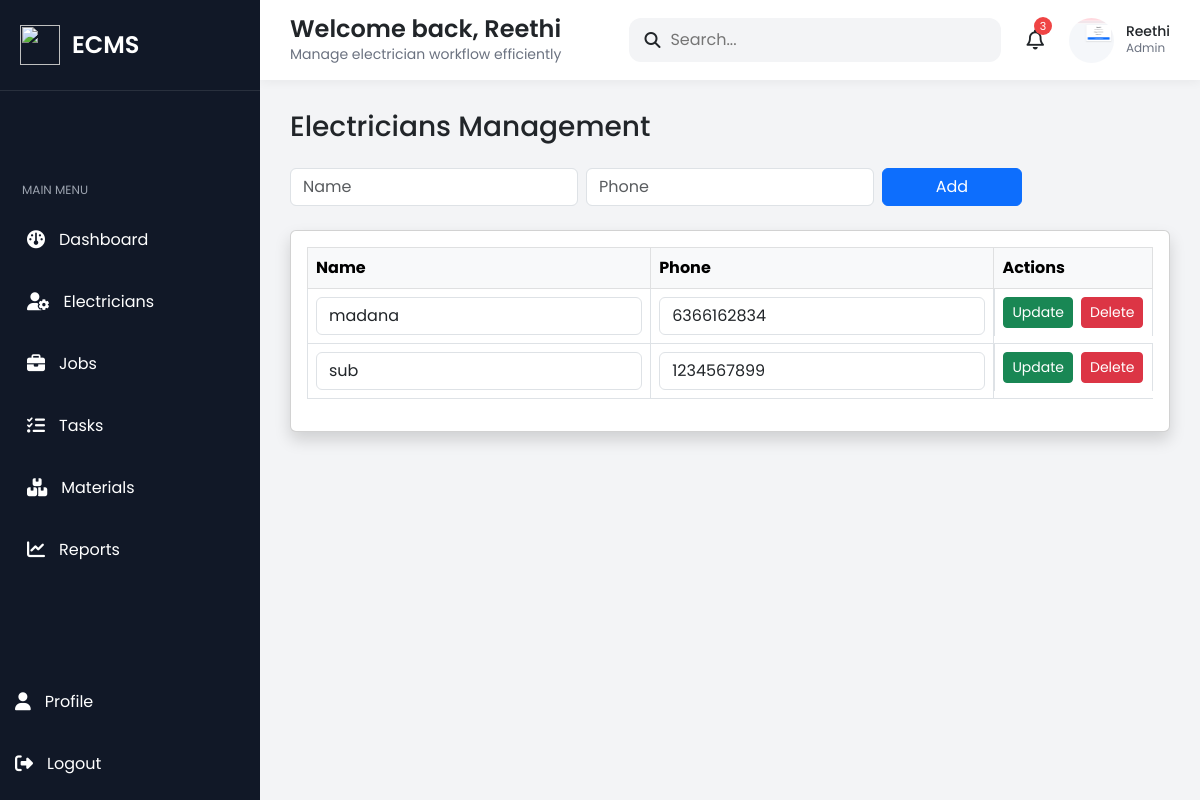
Page /electricians/ (signed in) on the earlier database version.
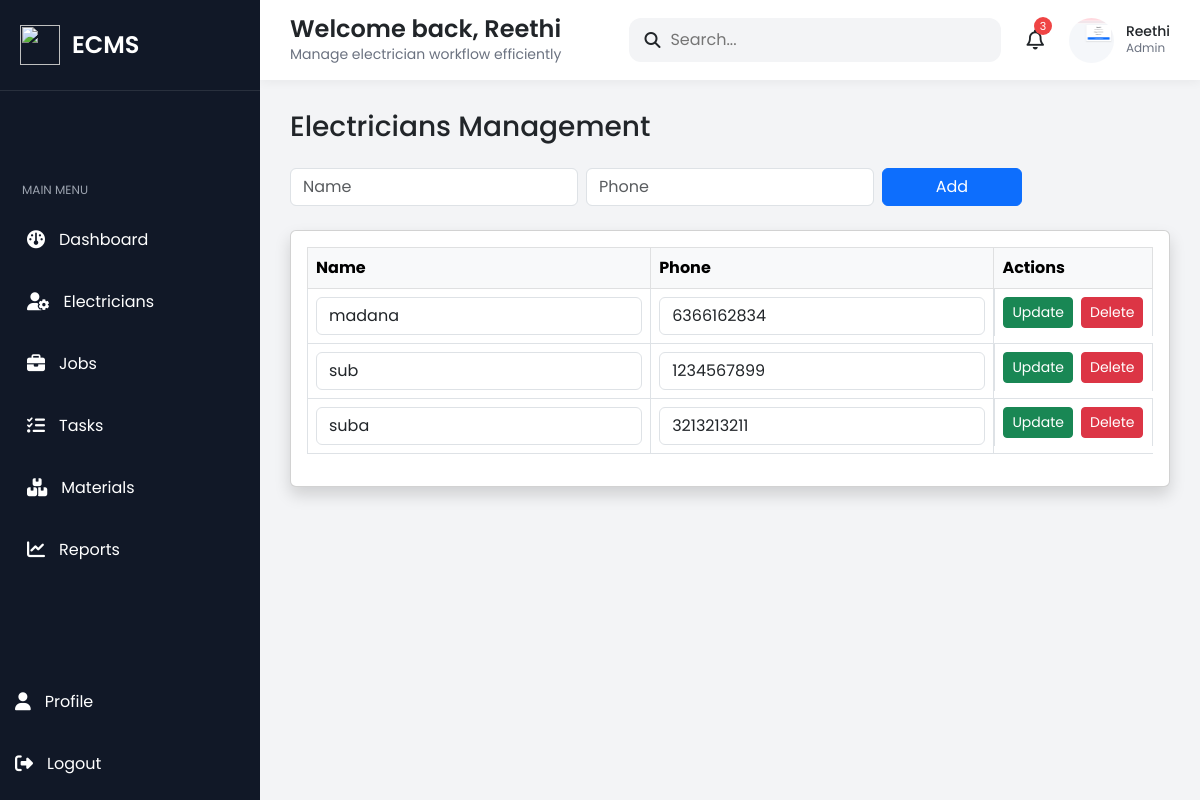
Same page on the later database version.
### core/models.py (models this page shows, shortened)
class Electrician(models.Model):
    name = models.CharField(max_length=100)
    phone = models.CharField(max_length=15)

### core/views.py (the view, shortened to what this page needs)
# urls.py: path('electricians/', views.electricians),
def electricians(request):
    if check_login(request):
        return check_login(request)
    if not is_admin(request):
        return redirect('/dashboard/')
    search = request.GET.get('search')
    if search:
        electricians_list = Electrician.objects.filter(
            name__icontains=search
        )
    else:
        electricians_list = Electrician.objects.all()
    return render(request, 'electricians.html', {
        'electricians': electricians_list
    })

### core/views.py (called while the page is built)
def is_admin(request):
    return request.session.get('role') == "Admin"

def check_login(request):
    if not request.session.get('user_id'):
        return redirect('/login/')

### templates/electricians.html (shortened to what this page needs)
{% extends 'base.html' %}
{% block content %}
<h3 class="mb-4">Electricians Management</h3>
{% if request.session.role == "Admin" %}
<form method="POST" class="row g-2 mb-4">
<div class="col-md-4">
<input name="name" class="form-control" placeholder="Name" required>
</div>
<div class="col-md-4">
<input name="phone" class="form-control" placeholder="Phone" required>
</div>
<div class="col-md-2">
<button type="submit" class="btn btn-primary w-100">Add</button>
</div>
</form>
{% endif %}
<div class="card p-3 shadow">
<table class="table table-bordered align-middle">
<tr class="table-light">
<th>Name</th>
<th>Phone</th>
{% if request.session.role == "Admin" %}
<th>Actions</th>
{% endif %}
</tr>
{% for e in electricians %}
<form method="POST">
<tr>
<td>
<input name="name" value="{{ e.name }}" class="form-control">
</td>
<td>
<input name="phone" value="{{ e.phone }}" class="form-control">
</td>
{% if request.session.role == "Admin" %}
<td class="d-flex gap-2">
<button type="submit" class="btn btn-success btn-sm">Update</button>
<a href="/delete-electrician/{{ e.id }}/"
   class="btn btn-danger btn-sm"
   onclick="return confirm('Delete this electrician?')">
Delete
</a>
</td>
{% endif %}
</tr>
</form>
{% endfor %}
</table>
</div>
{% endblock %}

### templates/base.html (shortened to what this page needs)
{% load static %}
<!DOCTYPE html>
<html lang="en">
<head>
<link href="https://cdn.jsdelivr.net/npm/bootstrap@5.3.0/dist/css/bootstrap.min.css" rel="stylesheet">
<link rel="stylesheet"
href="https://cdnjs.cloudflare.com/ajax/libs/font-awesome/6.5.1/css/all.min.css"/>
<link rel="stylesheet" href="{% static 'css/style.css' %}">
</head>
<body>
<div class="wrapper">
    <aside class="sidebar" id="sidebar">
        <div class="sidebar-top">
            <div class="logo-area">
                <img src="{% static 'images/logo.png' %}" class="logo">
                <h4>ECMS</h4>
            </div>
        </div>
        <div class="menu-section">
            <p class="menu-title">MAIN MENU</p>
            {% if request.session.role == "Admin" %}
            <a href="/dashboard/" class="menu-link">
                <i class="fa-solid fa-gauge"></i>
                <span>Dashboard</span>
            </a>
            <a href="/electricians/" class="menu-link">
                <i class="fa-solid fa-user-gear"></i>
                <span>Electricians</span>
            </a>
            <a href="/jobs/" class="menu-link">
                <i class="fa-solid fa-briefcase"></i>
                <span>Jobs</span>
            </a>
            <a href="/tasks/" class="menu-link">
                <i class="fa-solid fa-list-check"></i>
                <span>Tasks</span>
            </a>
            <a href="/materials/" class="menu-link">
                <i class="fa-solid fa-boxes-stacked"></i>
                <span>Materials</span>
            </a>
            <a href="/reports/" class="menu-link">
                <i class="fa-solid fa-chart-line"></i>
                <span>Reports</span>
            </a>
            {% elif request.session.role == "Electrician" %}
            <a href="/tasks/" class="menu-link">
                <i class="fa-solid fa-list-check"></i>
                <span>My Tasks</span>
            </a>
            {% endif %}
        </div>
        <div class="sidebar-bottom">
            <a href="/profile/" class="menu-link">
                <i class="fa-solid fa-user"></i>
                <span>Profile</span>
            </a>
            <a href="/logout/" class="menu-link logout-link">
                <i class="fa-solid fa-right-from-bracket"></i>
                <span>Logout</span>
            </a>
        </div>
    </aside>
    <main class="main-content">
        <div class="topbar">
            <div class="left-topbar">
                <div>
                    <h4 class="page-title">
                        Welcome back, {{ request.session.name }}
                    </h4>
                    <p class="page-subtitle">
                        Manage electrician workflow efficiently
                    </p>
                </div>
            </div>
            <div class="right-topbar">
                <div class="search-box d-none d-md-flex">
                    <i class="fa-solid fa-magnifying-glass"></i>
                    <input type="text" placeholder="Search...">
                </div>
                <div class="notification-box">
                    <i class="fa-regular fa-bell"></i>
                    <span class="notification-count">3</span>
                </div>
                <div class="profile-box">
                    <img src="{% static 'images/profile.png' %}"
                         class="profile-img">
                    <div class="profile-info d-none d-md-block">
                        <h6>{{ request.session.name }}</h6>
                        <p>{{ request.session.role }}</p>
                    </div>
                </div>
            </div>
        </div>
        <div class="content-area">
            {% block content %}
            {% endblock %}
        </div>
    </main>
</div>
</body>
</html>

### static/css/style.css (style rules this page uses)
* { margin:0; padding:0; box-sizing:border-box; }
body { font-family:'Poppins',sans-serif; background:#f3f4f6; }
.wrapper { display:flex; min-height:100vh; }
.sidebar { width:260px; background:#111827; color:white; display:flex; flex-direction:column; justify-content:space-between; position:fixed; height:100vh; transition:0.3s; z-index:999; }
.sidebar-top { padding:25px 20px; border-bottom:1px solid rgba(255,255,255,0.1); }
.logo-area { display:flex; align-items:center; gap:12px; }
.logo { width:40px; height:40px; }
.logo-area h4 { margin:0; font-weight:600; }
.menu-section { padding:20px 12px; }
.menu-title { font-size:12px; color:#9ca3af; margin-bottom:15px; padding-left:10px; }
.menu-link { display:flex; align-items:center; gap:14px; padding:14px 15px; text-decoration:none; color:white; border-radius:12px; margin-bottom:10px; transition:0.3s; }
.menu-link i { font-size:18px; }
.main-content { margin-left:260px; width:100%; }
.topbar { height:80px; background:white; padding:0 30px; display:flex; justify-content:space-between; align-items:center; box-shadow:0 2px 10px rgba(0,0,0,0.05); position:sticky; top:0; z-index:100; }
.left-topbar { display:flex; align-items:center; gap:20px; }
.page-title { margin:0; font-size:24px; font-weight:600; }
.page-subtitle { margin:0; color:#6b7280; font-size:14px; }
.search-box { background:#f3f4f6; padding:10px 15px; border-radius:12px; display:flex; align-items:center; gap:10px; }
.search-box input { border:none; outline:none; background:transparent; }
.right-topbar { display:flex; align-items:center; gap:25px; }
.notification-box { position:relative; font-size:20px; cursor:pointer; }
.notification-count { position:absolute; top:-8px; right:-8px; background:#ef4444; color:white; width:18px; height:18px; border-radius:50%; font-size:11px; display:flex; align-items:center; justify-content:center; }
.profile-box { display:flex; align-items:center; gap:12px; }
.profile-img { width:45px; height:45px; border-radius:50%; object-fit:cover; }
.profile-info h6 { margin:0; font-size:14px; }
.profile-info p { margin:0; color:#6b7280; font-size:12px; }
.content-area { padding:30px; }

Differences in the rows shown:
added Electrician: name "suba", phone "3213213211"
